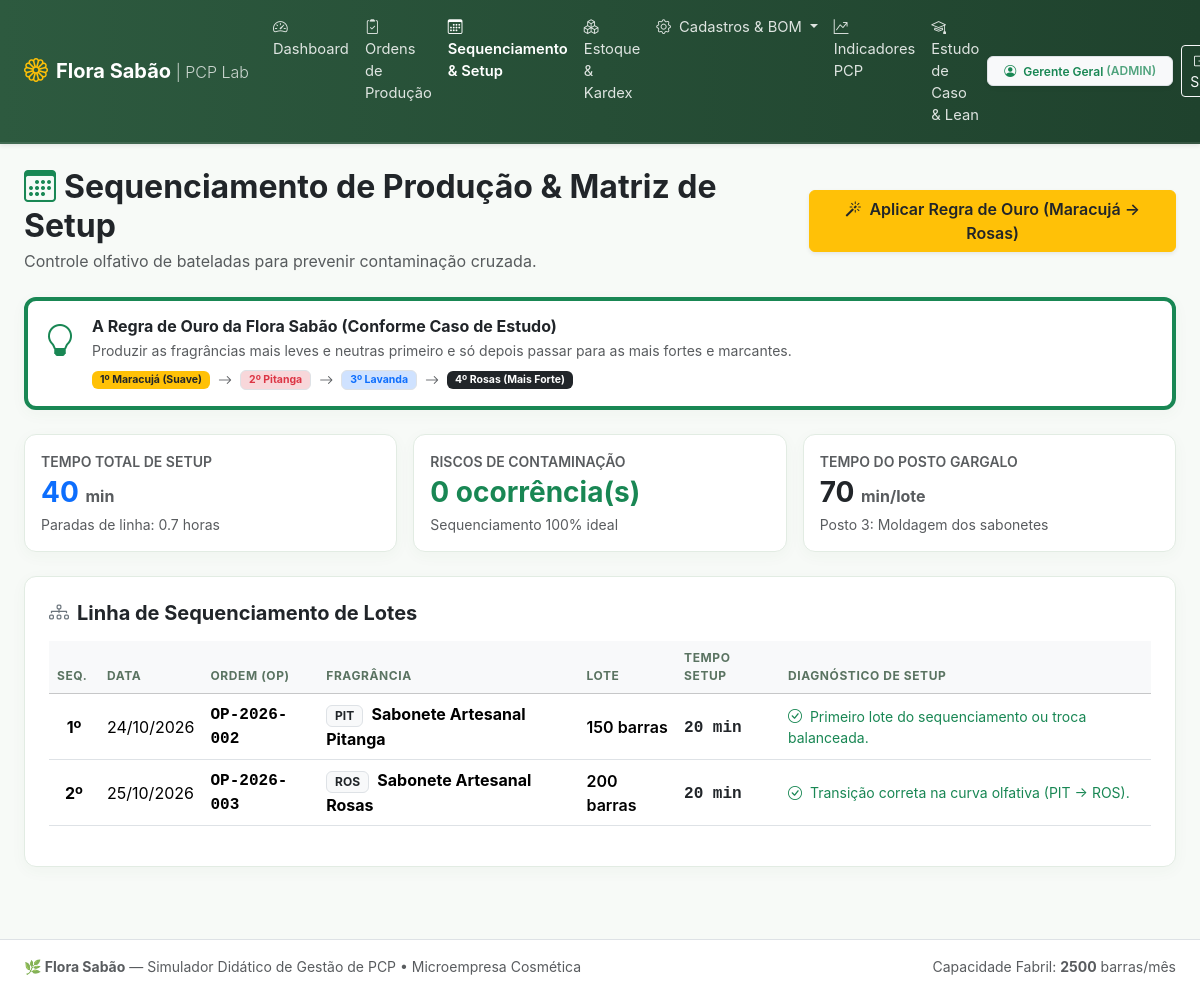
The page /pages/programacao.php (signed in) on the database as committed earlier.
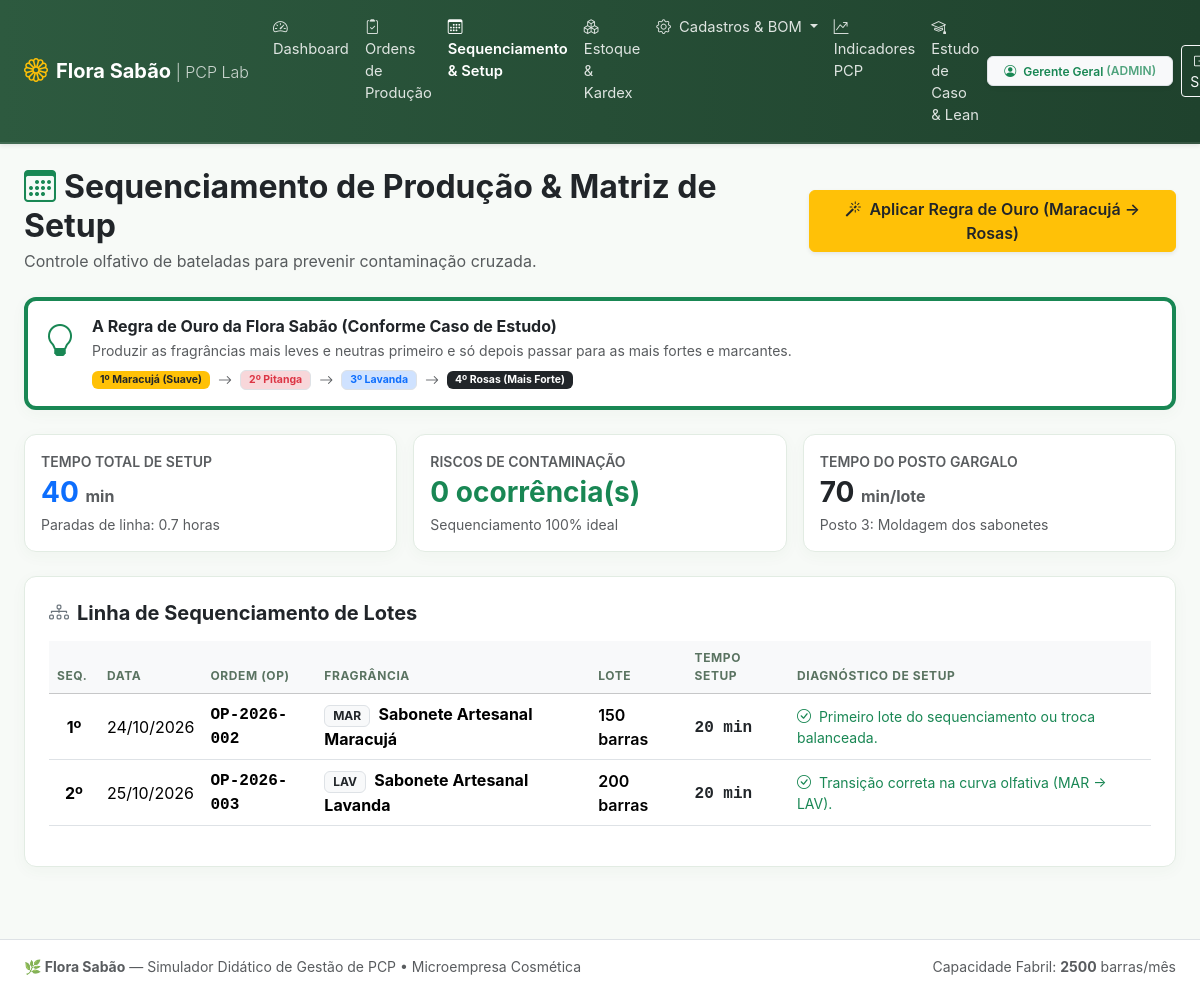
The same page on the database as committed later.
### tables this page shows
CREATE TABLE `ordens_producao` (
    `id` INT AUTO_INCREMENT PRIMARY KEY,
    `numero` VARCHAR(20) NOT NULL UNIQUE,
    `produto_id` INT NOT NULL,
    `quantidade_planejada` INT NOT NULL,
    `quantidade_produzida` INT NOT NULL DEFAULT 0,
    `quantidade_refugo` INT NOT NULL DEFAULT 0,
    `data_programada` DATE NOT NULL,
    `data_inicio` DATETIME NULL,
    `data_finalizacao` DATETIME NULL,
    `status` ENUM(
        'planejada',
        'em_producao',
        'finalizada',
        'cancelada'
    ) NOT NULL DEFAULT 'planejada',
    `observacoes` TEXT NULL,
    `created_at` DATETIME DEFAULT CURRENT_TIMESTAMP,
    FOREIGN KEY (`produto_id`) REFERENCES `produtos`(`id`)
);

CREATE TABLE `produtos` (
    `id` INT AUTO_INCREMENT PRIMARY KEY,
    `codigo` VARCHAR(10) NOT NULL UNIQUE,
    `nome` VARCHAR(50) NOT NULL,
    `aroma` VARCHAR(50) NOT NULL,
    `peso_barra_g` DECIMAL(6, 2) NOT NULL DEFAULT 100.00,
    `intensidade_aroma` ENUM('suave', 'moderado', 'intenso') NOT NULL DEFAULT 'moderado',
    `estoque_atual` INT NOT NULL DEFAULT 0,
    `estoque_minimo` INT NOT NULL DEFAULT 50,
    `preco_venda` DECIMAL(10, 2) NOT NULL DEFAULT 14.90,
    `ativo` TINYINT(1) NOT NULL DEFAULT 1
);

### pages/programacao.php (the view, shortened to what the changed rows need)
<?php
require_once __DIR__ . '/../config/database.php';
$escala_oficial = ORDEM_AROMAS_RECOMENDADA;
$stmt = $pdo->query("
    SELECT op.id, op.numero, op.quantidade_planejada, op.data_programada, op.status,
           p.nome AS produto_nome, p.codigo AS produto_codigo, p.aroma, p.intensidade_aroma
    FROM ordens_producao op
    JOIN produtos p ON op.produto_id = p.id
    WHERE op.status IN ('planejada', 'em_producao')
    ORDER BY op.data_programada ASC, op.id ASC
");
$fila_producao = $stmt->fetchAll();
$sequencia_analisada = [];
$op_anterior = null;
foreach ($fila_producao as $op) {
    $setup_min = TEMPO_SETUP_PADRAO_MIN;
    $tipo_setup = 'padrao';
    $alerta_contaminacao = false;
    $motivo_setup = 'Primeiro lote do sequenciamento ou troca balanceada.';
    if ($op_anterior !== null) {
        $pos_ant = $escala_oficial[$op_anterior['produto_codigo']] ?? 2;
        $pos_atual = $escala_oficial[$op['produto_codigo']] ?? 2;
        if ($op_anterior['produto_codigo'] === $op['produto_codigo']) {
            $setup_min = 15;
            $tipo_setup = 'mesmo_produto';
            $motivo_setup = 'Mesma fragrância: apenas raspagem e limpeza de bico de enchimento.';
        } else {
            $setup_min = 20;
            $tipo_setup = 'transicao_suave';
            $motivo_setup = "Transição correta na curva olfativa ({$op_anterior['produto_codigo']} &rarr; {$op['produto_codigo']}).";
        }
    }
    $sequencia_analisada[] = [
        'op' => $op,
        'setup_min' => $setup_min,
        'tipo_setup' => $tipo_setup,
        'alerta_contaminacao' => $alerta_contaminacao,
        'motivo_setup' => $motivo_setup,
        'anterior' => $op_anterior
    ];
    $op_anterior = $op;
}
require_once __DIR__ . '/../includes/header.php';
?>
<div class="container-fluid px-4 pb-4">
    <div class="d-flex flex-column flex-md-row justify-content-between align-items-md-center gap-3 mb-4">
        <div>
            <h2 class="fw-bold mb-1 text-dark">
                <i class="bi bi-calendar3 text-success me-2"></i>Sequenciamento de Produção & Matriz de Setup
            </h2>
        </div>
    </div>
    <div class="card card-custom bg-white p-4">
        <?php if (empty($sequencia_analisada)): ?>
            <div class="text-center py-5 text-muted">Não há ordens de produção ativas na fila.</div>
        <?php else: ?>
            <div class="table-responsive">
                <table class="table align-middle">
                    <thead class="table-light small text-uppercase">
                        <tr>
                            <th style="width: 50px;">Seq.</th>
                            <th>Data</th>
                            <th>Ordem (OP)</th>
                            <th>Fragrância</th>
                            <th>Lote</th>
                            <th>Tempo Setup</th>
                            <th>Diagnóstico de Setup</th>
                        </tr>
                    </thead>
                    <tbody>
                        <?php foreach ($sequencia_analisada as $idx => $item):
                            $op = $item['op'];
                            ?>
                            <tr class="<?= $item['alerta_contaminacao'] ? 'table-danger' : '' ?>">
                                <td class="fw-bold text-center"><?= $idx + 1 ?>º</td>
                                <td><?= date('d/m/Y', strtotime($op['data_programada'])) ?></td>
                                <td class="fw-bold font-monospace"><?= htmlspecialchars($op['numero']) ?></td>
                                <td>
                                    <span
                                        class="badge bg-light text-dark border me-1"><?= htmlspecialchars($op['produto_codigo']) ?></span>
                                    <strong><?= htmlspecialchars($op['produto_nome']) ?></strong>
                                </td>
                                <td class="fw-semibold"><?= $op['quantidade_planejada'] ?> barras</td>
                                <td>
                                    <strong class="font-monospace <?= $item['setup_min'] > 20 ? 'text-danger' : 'text-dark' ?>">
                                        <?= $item['setup_min'] ?> min
                                    </strong>
                                </td>
                                <td>
                                    <?php if ($item['alerta_contaminacao']): ?>
                                        <span class="text-danger fw-semibold small d-block">
                                            <i class="bi bi-exclamation-triangle-fill me-1"></i> <?= $item['motivo_setup'] ?>
                                        </span>
                                    <?php else: ?>
                                        <span class="text-success small d-block">
                                            <i class="bi bi-check-circle me-1"></i> <?= $item['motivo_setup'] ?>
                                        </span>
                                    <?php endif; ?>
                </td>
                </tr>
            <?php endforeach; ?>
            </tbody>
            </table>
        </div>
    <?php endif; ?>
</div>
</div>
<?php
require_once __DIR__ . '/../includes/footer.php';

Rows that differ between the two databases and show on the page:
changed through a linked row, ordens_producao: produto.codigo "PIT" → "MAR"; produto.nome "Sabonete Artesanal Pitanga" → "Sabonete Artesanal Maracujá"
changed through a linked row, ordens_producao: produto.codigo "ROS" → "LAV"; produto.nome "Sabonete Artesanal Rosas" → "Sabonete Artesanal Lavanda"; motivo_setup "Transição correta na curva olfativa (PIT → ROS)." → "Transição correta na curva olfativa (MAR → LAV)."
